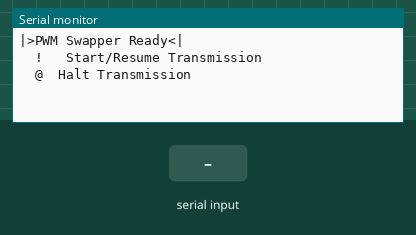
Bench run of a sketch on a simulated Arduino Uno, built with avr-gcc and run on an emulated ATmega328P. Parts: the last lines printed to the serial monitor. The inputs (shaded band) are chosen by the test bench. No radio packets arrive unless stated.

Above: at 1.2 s.
1.3 s: "@\n" received over Serial
At 2.5 s:
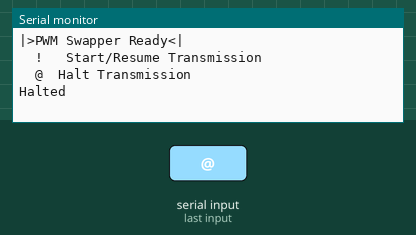
2.8 s: "!\n" received over Serial
At 3.5 s:
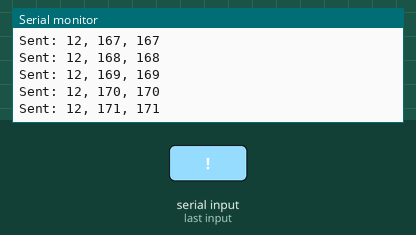
4.3 s: "1\n" received over Serial
At 5.2 s:
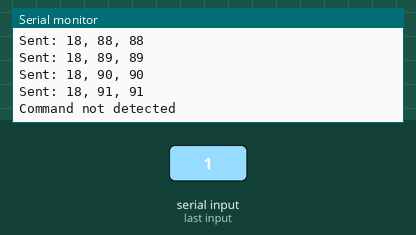
Timing chart, 0 to 7.3 s (numbered marks = the images above; inputs shaded):
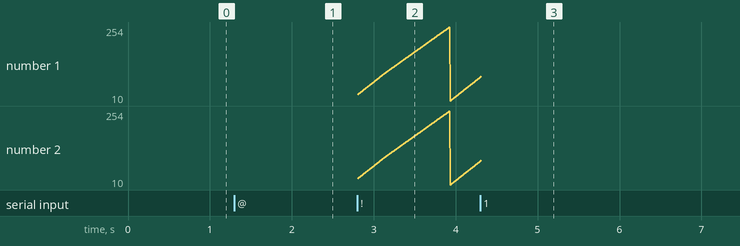

The sketch:

ufpbots_swapper.ino
```cpp
#include <SPI.h>
#include <nRF24L01.h>
#include <RF24.h>

// declare variables
RF24 radio(9, 10); //ce,csn pin
const uint64_t add1 = 0x0a0c0a0c0aLL;
uint8_t output[10] = {0, 0, 0, 0, 0, 0, 0, 0, 0, 0};
int swapper = 0;

#define PWMMin 30
#define PWMMax 254

#include "output.h"

void setup() {
  Serial.begin(38400);
  radio.begin();
  radio.setPayloadSize(10);
  radio.stopListening();
  radio.openWritingPipe(add1);
  Serial.println("|>PWM Swapper Ready<|");
  Serial.println("\t!\t Start/Resume Transmission\n\t@\tHalt Transmission");
}

void loop() {
  if (output[0] == 255)
  {
    increasePWM();
    radio.write(output, sizeof(output));
    printOutput(output);
  }
}

void serialEvent()
{
  memset(output, 0, sizeof(output));
  radio.flush_tx();
  Serial.readBytesUntil('\n', output, sizeof(output));
  if (output[0] != 0)
  {
    if (output[0] == '@')
    {
      memset(output, 0, sizeof(output));
      radio.write(output, sizeof(output));
      radio.flush_tx();
      memset(output, 0, sizeof(output));
      radio.write(output, sizeof(output));
      radio.flush_tx();
      memset(output, 0, sizeof(output));
      radio.write(output, sizeof(output));
      radio.flush_tx();
      memset(output, 0, sizeof(output));
      radio.write(output, sizeof(output));
      radio.flush_tx();
      memset(output, 0, sizeof(output));
      radio.write(output, sizeof(output));
      radio.flush_tx();
      memset(output, 0, sizeof(output));
      radio.write(output, sizeof(output));
      radio.flush_tx();
      Serial.println("\nHalted");
    }
    else if (output[0] == '!')
    {
      output[0] = 255;
      Serial.println("\nStarted/Resumed");
      swap();
    }
    else
    {
      Serial.print("\nCommand not detected");
    }
  }
}
```

output.h
```cpp
uint8_t PWMval = PWMMin;
int v = 12;

void printOutput(uint8_t output[])
{
  Serial.print("Sent: ");
  for (uint8_t i = 1; i < 4; i++)
  {
    Serial.print(output[i]);
    if (i < 3)
      Serial.print(", ");
  }
  Serial.println();
}

void swap() {
  if(swapper >3) swapper = 0;
  if(swapper ==0) v = 12;
  else if(swapper ==1) v = 18;
  else if(swapper ==2) v = 20;
  else if(swapper ==3) v = 10;
  output[1] = v;
  output[4] = v;
  output[7] = v;
  swapper++;
}

void increasePWM() {
  PWMval++;
  if(PWMval>PWMMax){ PWMval = 10; swap(); }
  output[2] = PWMval;
  output[3] = PWMval;
  output[5] = PWMval;
  output[6] = PWMval;
  output[8] = PWMval;
  output[9] = PWMval;
}
```

Measured:
- after the input at 1.3 s, the serial monitor: prints a new line at once (image 1)
- after the input at 2.8 s, the serial monitor: prints a new line at once (image 2)
